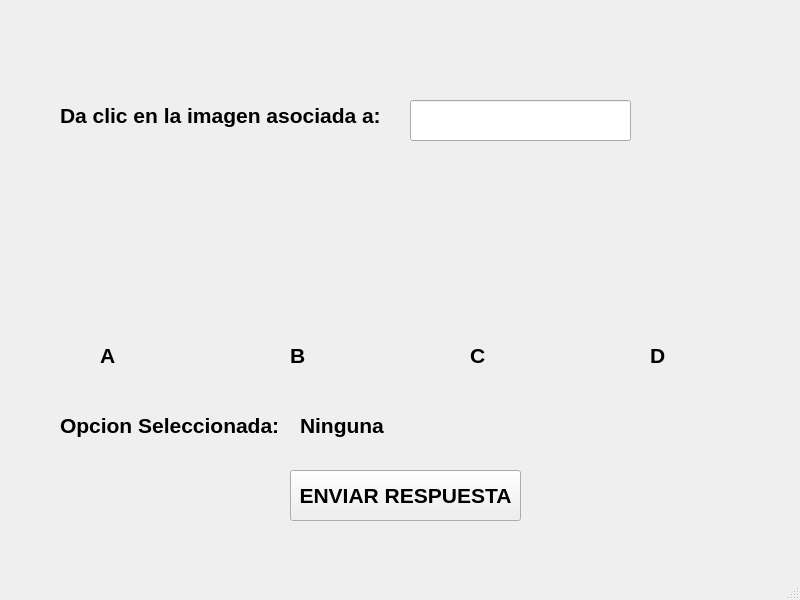
<?xml version="1.0" encoding="UTF-8"?>
<ui version="4.0">
 <class>MainWindow</class>
 <widget class="QMainWindow" name="MainWindow">
  <property name="geometry">
   <rect>
    <x>0</x>
    <y>0</y>
    <width>800</width>
    <height>600</height>
   </rect>
  </property>
  <property name="windowTitle">
   <string>MainWindow</string>
  </property>
  <widget class="QWidget" name="centralwidget">
   <widget class="QLabel" name="label">
    <property name="geometry">
     <rect>
      <x>30</x>
      <y>0</y>
      <width>751</width>
      <height>81</height>
     </rect>
    </property>
    <property name="text">
     <string/>
    </property>
    <property name="pixmap">
     <pixmap resource="recursos_proyecto.qrc">:/uat/fians</pixmap>
    </property>
    <property name="scaledContents">
     <bool>true</bool>
    </property>
   </widget>
   <widget class="QLabel" name="label_3">
    <property name="geometry">
     <rect>
      <x>660</x>
      <y>400</y>
      <width>131</width>
      <height>141</height>
     </rect>
    </property>
    <property name="text">
     <string/>
    </property>
    <property name="pixmap">
     <pixmap resource="recursos_proyecto.qrc">:/logo/equipo</pixmap>
    </property>
    <property name="scaledContents">
     <bool>true</bool>
    </property>
   </widget>
   <widget class="QPushButton" name="btn_enviar">
    <property name="geometry">
     <rect>
      <x>290</x>
      <y>470</y>
      <width>231</width>
      <height>51</height>
     </rect>
    </property>
    <property name="font">
     <font>
      <pointsize>16</pointsize>
      <weight>75</weight>
      <bold>true</bold>
     </font>
    </property>
    <property name="text">
     <string>ENVIAR RESPUESTA</string>
    </property>
   </widget>
   <widget class="QLabel" name="img_a">
    <property name="geometry">
     <rect>
      <x>50</x>
      <y>190</y>
      <width>141</width>
      <height>131</height>
     </rect>
    </property>
    <property name="text">
     <string/>
    </property>
    <property name="pixmap">
     <pixmap resource="recursos_proyecto.qrc">:/imagenes/cuatro</pixmap>
    </property>
    <property name="scaledContents">
     <bool>true</bool>
    </property>
   </widget>
   <widget class="QLabel" name="label_2">
    <property name="geometry">
     <rect>
      <x>60</x>
      <y>100</y>
      <width>341</width>
      <height>31</height>
     </rect>
    </property>
    <property name="font">
     <font>
      <pointsize>16</pointsize>
      <weight>75</weight>
      <bold>true</bold>
     </font>
    </property>
    <property name="text">
     <string>Da clic en la imagen asociada a: </string>
    </property>
   </widget>
   <widget class="QLineEdit" name="txt_Nombre">
    <property name="geometry">
     <rect>
      <x>410</x>
      <y>100</y>
      <width>221</width>
      <height>41</height>
     </rect>
    </property>
    <property name="font">
     <font>
      <pointsize>16</pointsize>
      <weight>75</weight>
      <bold>true</bold>
     </font>
    </property>
   </widget>
   <widget class="QLabel" name="img_b">
    <property name="geometry">
     <rect>
      <x>230</x>
      <y>190</y>
      <width>141</width>
      <height>131</height>
     </rect>
    </property>
    <property name="text">
     <string/>
    </property>
    <property name="pixmap">
     <pixmap resource="recursos_proyecto.qrc">:/imagenes/cuatro</pixmap>
    </property>
    <property name="scaledContents">
     <bool>true</bool>
    </property>
   </widget>
   <widget class="QLabel" name="img_c">
    <property name="geometry">
     <rect>
      <x>410</x>
      <y>190</y>
      <width>141</width>
      <height>131</height>
     </rect>
    </property>
    <property name="text">
     <string/>
    </property>
    <property name="pixmap">
     <pixmap resource="recursos_proyecto.qrc">:/imagenes/cuatro</pixmap>
    </property>
    <property name="scaledContents">
     <bool>true</bool>
    </property>
   </widget>
   <widget class="QLabel" name="img_d">
    <property name="geometry">
     <rect>
      <x>590</x>
      <y>190</y>
      <width>141</width>
      <height>131</height>
     </rect>
    </property>
    <property name="text">
     <string/>
    </property>
    <property name="pixmap">
     <pixmap resource="recursos_proyecto.qrc">:/imagenes/cuatro</pixmap>
    </property>
    <property name="scaledContents">
     <bool>true</bool>
    </property>
   </widget>
   <widget class="QLabel" name="label_5">
    <property name="geometry">
     <rect>
      <x>100</x>
      <y>340</y>
      <width>31</width>
      <height>31</height>
     </rect>
    </property>
    <property name="font">
     <font>
      <pointsize>16</pointsize>
      <weight>75</weight>
      <bold>true</bold>
     </font>
    </property>
    <property name="text">
     <string>A</string>
    </property>
   </widget>
   <widget class="QLabel" name="label_6">
    <property name="geometry">
     <rect>
      <x>290</x>
      <y>340</y>
      <width>31</width>
      <height>31</height>
     </rect>
    </property>
    <property name="font">
     <font>
      <pointsize>16</pointsize>
      <weight>75</weight>
      <bold>true</bold>
     </font>
    </property>
    <property name="text">
     <string>B</string>
    </property>
   </widget>
   <widget class="QLabel" name="label_7">
    <property name="geometry">
     <rect>
      <x>470</x>
      <y>340</y>
      <width>31</width>
      <height>31</height>
     </rect>
    </property>
    <property name="font">
     <font>
      <pointsize>16</pointsize>
      <weight>75</weight>
      <bold>true</bold>
     </font>
    </property>
    <property name="text">
     <string>C</string>
    </property>
   </widget>
   <widget class="QLabel" name="label_8">
    <property name="geometry">
     <rect>
      <x>650</x>
      <y>340</y>
      <width>31</width>
      <height>31</height>
     </rect>
    </property>
    <property name="font">
     <font>
      <pointsize>16</pointsize>
      <weight>75</weight>
      <bold>true</bold>
     </font>
    </property>
    <property name="text">
     <string>D</string>
    </property>
   </widget>
   <widget class="QLabel" name="label_4">
    <property name="geometry">
     <rect>
      <x>60</x>
      <y>410</y>
      <width>231</width>
      <height>31</height>
     </rect>
    </property>
    <property name="font">
     <font>
      <pointsize>16</pointsize>
      <weight>75</weight>
      <bold>true</bold>
     </font>
    </property>
    <property name="text">
     <string>Opcion Seleccionada:</string>
    </property>
   </widget>
   <widget class="QLabel" name="txt_opcion_usuario">
    <property name="geometry">
     <rect>
      <x>300</x>
      <y>410</y>
      <width>101</width>
      <height>31</height>
     </rect>
    </property>
    <property name="font">
     <font>
      <pointsize>16</pointsize>
      <weight>75</weight>
      <bold>true</bold>
     </font>
    </property>
    <property name="text">
     <string>Ninguna</string>
    </property>
   </widget>
  </widget>
  <widget class="QMenuBar" name="menubar">
   <property name="geometry">
    <rect>
     <x>0</x>
     <y>0</y>
     <width>800</width>
     <height>22</height>
    </rect>
   </property>
  </widget>
  <widget class="QStatusBar" name="statusbar"/>
 </widget>
 <resources>
  <include location="recursos_proyecto.qrc"/>
 </resources>
 <connections/>
</ui>
